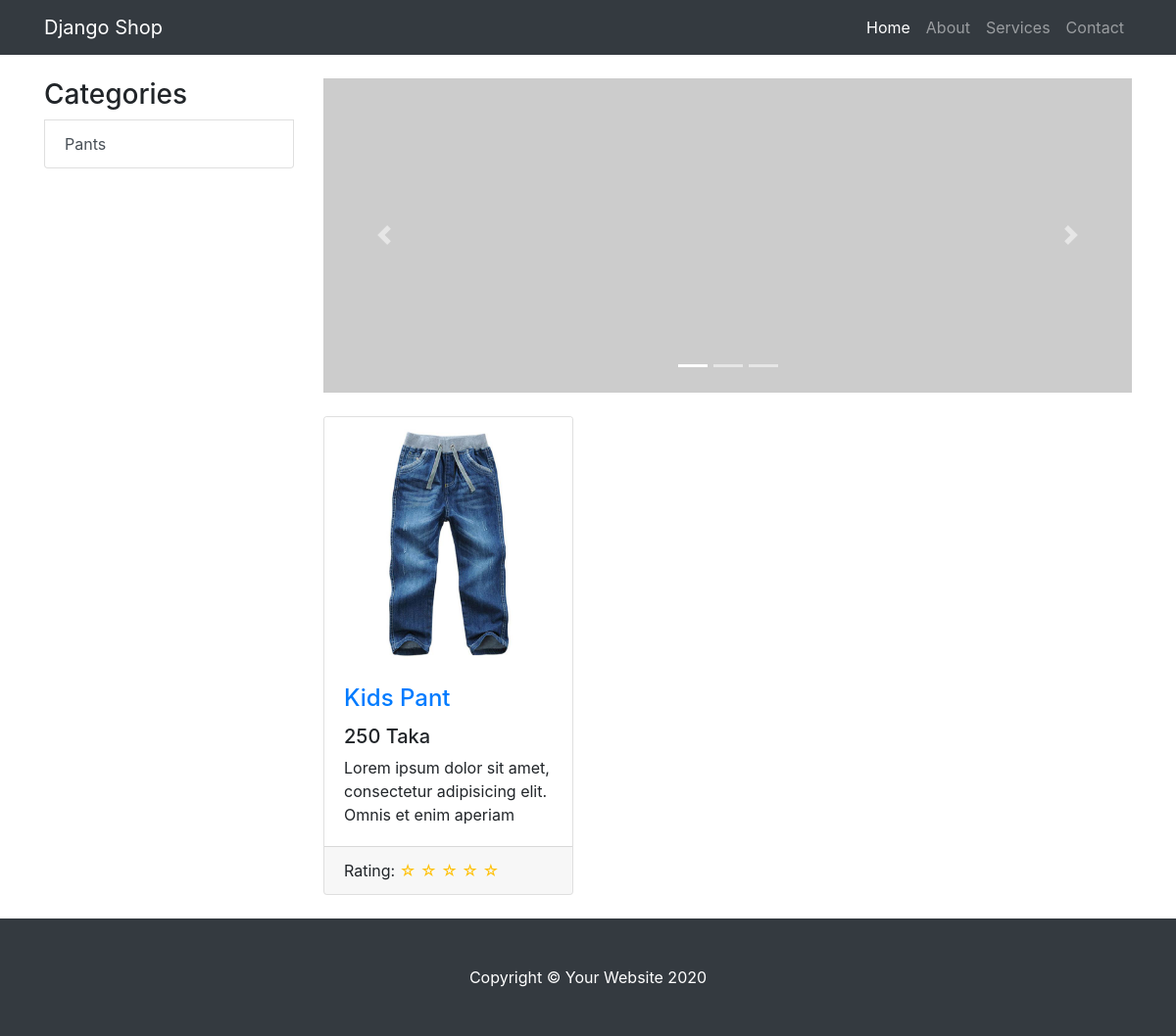
/, run on an earlier commit of the app's database.
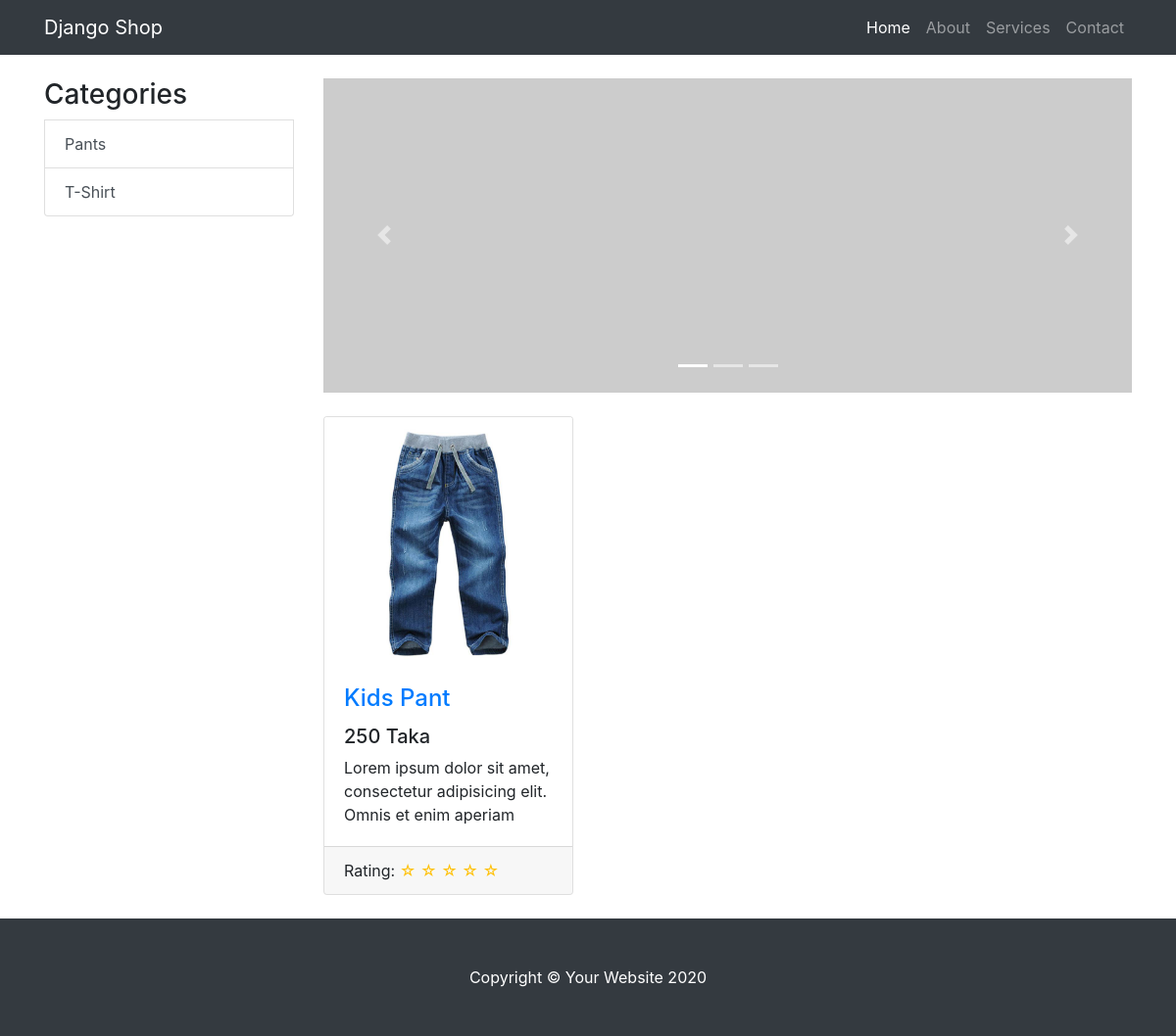
And on a later commit of the database.
### shop/models.py (models this page shows, shortened)
class ProductCategory(models.Model):
    category_name = models.CharField(max_length=100)

class Product(models.Model):
    product_name = models.CharField(max_length=260)
    product_price = models.IntegerField()
    product_description = models.TextField()
    product_picture = models.ImageField(upload_to='product_pictures', default='default-product.jpg')
    categories = models.ManyToManyField(ProductCategory)

### shop/views.py (the view)
# urls.py: path('', views.shop_home, name="shop_home"),
def shop_home(request):
    categories = ProductCategory.objects.all()
    products = Product.objects.all()
    reviews_list = []
    for product in products:
        review_star = 0
        count = 0
        reviews = product.productreview_set.all()
        for review in reviews:
            review_star += review.review_score
        if reviews.count() != 0:
            review_star = review_star / reviews.count()
        reviews_list.append(review_star)
    product_review_dict = dict(zip(products, reviews_list))
    context = {
        'products': products,
        'product_review_dict': product_review_dict,
        'categories': categories
    }
    return render(request, template_name='shop/shop_home.html', context=context)

### shop/templates/shop/shop_home.html (shortened to what this page needs)
{% extends 'shop/base.html' %}
{% block content %}
<div class="container">
	<div class="row">
		<div class="col-lg-3 my-4">
			<div class="list-group">
				<h3 class="display-5">Categories</h3>
				{% for category in categories %}
					<a href="#" class="list-group-item list-group-item-action">{{ category.category_name }}</a>
				{% endfor %}
			</div>
		</div>
		<div class="col-lg-9">
			<div id="carouselExampleIndicators" class="carousel slide my-4" data-ride="carousel">
				<ol class="carousel-indicators">
					<li data-target="#carouselExampleIndicators" data-slide-to="0" class="active"></li>
					<li data-target="#carouselExampleIndicators" data-slide-to="1"></li>
					<li data-target="#carouselExampleIndicators" data-slide-to="2"></li>
				</ol>
				<div class="carousel-inner" role="listbox">
					<div class="carousel-item active">
						<img class="d-block img-fluid" src="http://placehold.it/900x350" alt="First slide">
					</div>
				</div>
				<a class="carousel-control-prev" href="#carouselExampleIndicators" role="button" data-slide="prev">
					<span class="carousel-control-prev-icon" aria-hidden="true"></span>
				</a>
				<a class="carousel-control-next" href="#carouselExampleIndicators" role="button" data-slide="next">
					<span class="carousel-control-next-icon" aria-hidden="true"></span>
				</a>
			</div>
			<div class="row">
				{% if products %}
					{% for product in products %}
					<div class="col-lg-4 col-md-6 mb-4">
						<div class="card h-100">
							<a href="#"><img class="card-img-top" src="{{ product.product_picture.url }}" alt=""></a>
							<div class="card-body">
								<h4 class="card-title">
									<a href="{% url 'shop_item_details' product.id %}">{{ product.product_name }}</a>
								</h4>
								<h5>{{ product.product_price }} Taka</h5>
								<p class="card-text">{{ product.product_description|slice:":80" }}</p>
							</div>
							<div class="card-footer">
								{% for product_item, review_score in product_review_dict.items %}
									{% if product.id == product_item.id %}
									Rating:
										{% if review_score == 0 or review_score < 1 %}
											<span class="text-warning">&#9734; &#9734; &#9734; &#9734; &#9734;</span>
										{% elif review_score == 1 or review_score < 2 %}
											<span class="text-warning">&#9733; &#9734; &#9734; &#9734; &#9734;</span>
										{% elif review_score == 2 or review_score < 3 %}
											<span class="text-warning">&#9733; &#9733; &#9734; &#9734; &#9734;</span>
										{% elif review_score == 3 or review_score < 4 %}
											<span class="text-warning">&#9733; &#9733; &#9733; &#9734; &#9734;</span>
										{% elif review_score == 4 or review_score < 5 %}
											<span class="text-warning">&#9733; &#9733; &#9733; &#9733; &#9734;</span>
										{% else %}
											<span class="text-warning">&#9733; &#9733; &#9733; &#9733; &#9733;</span>
										{% endif %}
									{% endif %}
								{% endfor %}
							</div>
						</div>
					</div>
					{% endfor %}
				{% else %}
					<h3>No Product Found!</h3>
				{% endif %}
			</div>
		</div>
	</div>
</div>
{% endblock content %}

What changed in the data, as far as the page shows it:
added ProductCategory: category_name "T-Shirt"
